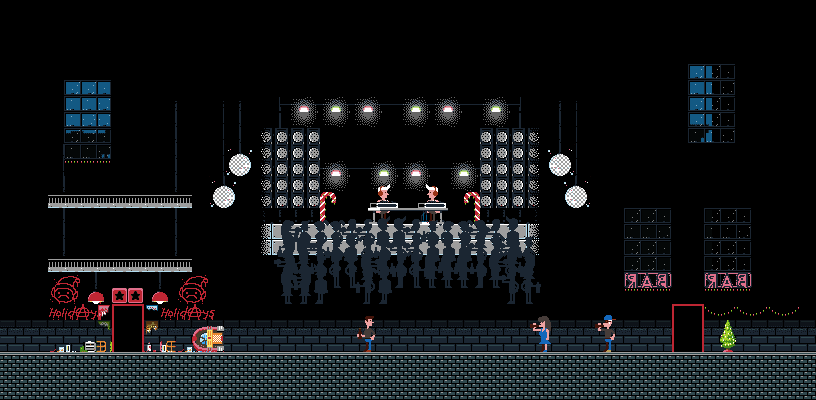

This game map was drawn from its Tiled (.tmx) file and the tilesets committed beside it. A one-line description and the trimmed map source follow:
An orthogonal 51x25 tile map with 16x16 px tiles, 8 tile layers (snow, background, backdecor, shade, ...), 7 tilesets, 1 image layer and 22 objects (5x shot, 4x DialogEntity, 4x platform, mainPlayer, WalkEntity, ...).

<map version="1.0" orientation="orthogonal" renderorder="right-down" width="51" height="25" tilewidth="16" tileheight="16">
 <tileset firstgid="1" name="level" tilewidth="16" tileheight="16">
  <image source="../img/level.png" width="512" height="512" />
  <tile id="782">
   <animation>
    <frame tileid="750" duration="400" />
    <frame tileid="782" duration="100" />
    <frame tileid="750" duration="800" />
   </animation>
  </tile>
  <tile id="783">
   <animation>
    <frame tileid="751" duration="400" />
    <frame tileid="783" duration="100" />
    <frame tileid="751" duration="800" />
   </animation>
  </tile>
  <tile id="784">
   <animation>
    <frame tileid="752" duration="400" />
    <frame tileid="784" duration="100" />
    <frame tileid="752" duration="800" />
   </animation>
  </tile>
 </tileset>
 <tileset firstgid="1025" name="items" tilewidth="16" tileheight="16">
  <image source="../img/items.png" width="512" height="512" />
 </tileset>
 <tileset firstgid="2049" name="alley" tilewidth="16" tileheight="16">
  <image source="../img/alley.png" width="256" height="256" />
  <tile id="17">
   <animation>
    <frame tileid="17" duration="100" />
    <frame tileid="18" duration="100" />
   </animation>
  </tile>
  <tile id="92">
   <animation>
    <frame tileid="76" duration="100" />
    <frame tileid="92" duration="100" />
    <frame tileid="76" duration="100" />
    <frame tileid="76" duration="100" />
    <frame tileid="76" duration="100" />
    <frame tileid="92" duration="100" />
   </animation>
  </tile>
  <tile id="103">
   <animation>
    <frame tileid="101" duration="100" />
    <frame tileid="103" duration="100" />
   </animation>
  </tile>
  <tile id="104">
   <animation>
    <frame tileid="104" duration="100" />
    <frame tileid="102" duration="100" />
   </animation>
  </tile>
 </tileset>
 <tileset firstgid="2305" name="office" tilewidth="16" tileheight="16">
  <image source="../img/office.png" width="256" height="352" />
 </tileset>
 <tileset firstgid="2657" name="bar" tilewidth="16" tileheight="16">
  <image source="../img/bar.png" width="256" height="289" />
  <tile id="145">
   <animation>
    <frame tileid="145" duration="200" />
    <frame tileid="148" duration="451" />
   </animation>
  </tile>
  <tile id="146">
   <animation>
    <frame tileid="146" duration="100" />
    <frame tileid="149" duration="800" />
   </animation>
  </tile>
  <tile id="160">
   <animation>
    <frame tileid="160" duration="333" />
    <frame tileid="162" duration="333" />
    <frame tileid="164" duration="333" />
   </animation>
  </tile>
  <tile id="161">
   <animation>
    <frame tileid="161" duration="333" />
    <frame tileid="163" duration="333" />
    <frame tileid="165" duration="333" />
   </animation>
  </tile>
  <tile id="176">
   <animation>
    <frame tileid="176" duration="333" />
    <frame tileid="178" duration="333" />
    <frame tileid="180" duration="333" />
   </animation>
  </tile>
  <tile id="177">
   <animation>
    <frame tileid="177" duration="333" />
    <frame tileid="179" duration="333" />
    <frame tileid="181" duration="333" />
   </animation>
  </tile>
 </tileset>
 <tileset firstgid="2945" source="snow.tsx" />
 <tileset firstgid="2977" name="people" tilewidth="32" tileheight="48">
  <image source="../img/people.png" width="256" height="577" />
  <tile id="15">
   <animation>
    <frame tileid="12" duration="2000" />
    <frame tileid="14" duration="400" />
   </animation>
  </tile>
  <tile id="23">
   <animation>
    <frame tileid="21" duration="250" />
    <frame tileid="22" duration="250" />
    <frame tileid="21" duration="250" />
    <frame tileid="22" duration="250" />
    <frame tileid="21" duration="250" />
    <frame tileid="22" duration="250" />
    <frame tileid="21" duration="250" />
    <frame tileid="22" duration="250" />
    <frame tileid="23" duration="1200" />
   </animation>
  </tile>
  <tile id="31">
   <animation>
    <frame tileid="31" duration="400" />
    <frame tileid="29" duration="1200" />
   </animation>
  </tile>
  <tile id="39">
   <animation>
    <frame tileid="39" duration="250" />
    <frame tileid="38" duration="250" />
   </animation>
  </tile>
  <tile id="43">
   <animation>
    <frame tileid="40" duration="200" />
    <frame tileid="41" duration="200" />
    <frame tileid="40" duration="200" />
    <frame tileid="41" duration="200" />
    <frame tileid="40" duration="200" />
    <frame tileid="41" duration="200" />
    <frame tileid="42" duration="300" />
    <frame tileid="43" duration="300" />
    <frame tileid="42" duration="300" />
    <frame tileid="43" duration="300" />
    <frame tileid="42" duration="300" />
    <frame tileid="43" duration="300" />
   </animation>
  </tile>
  <tile id="55">
   <animation>
    <frame tileid="52" duration="200" />
    <frame tileid="53" duration="220" />
   </animation>
  </tile>
  <tile id="63">
   <animation>
    <frame tileid="60" duration="200" />
    <frame tileid="61" duration="200" />
    <frame tileid="60" duration="200" />
    <frame tileid="61" duration="200" />
    <frame tileid="60" duration="200" />
    <frame tileid="61" duration="200" />
    <frame tileid="62" duration="250" />
    <frame tileid="63" duration="250" />
    <frame tileid="62" duration="250" />
    <frame tileid="63" duration="250" />
   </animation>
  </tile>
  <tile id="71">
   <animation>
    <frame tileid="69" duration="333" />
    <frame tileid="70" duration="333" />
   </animation>
  </tile>
  <tile id="77">
   <animation>
    <frame tileid="76" duration="250" />
    <frame tileid="77" duration="350" />
   </animation>
  </tile>
  <tile id="83">
   <animation>
    <frame tileid="80" duration="150" />
    <frame tileid="81" duration="150" />
   </animation>
  </tile>
  <tile id="87">
   <animation>
    <frame tileid="87" duration="600" />
    <frame tileid="85" duration="600" />
   </animation>
  </tile>
 </tileset>
 <imagelayer name="parallax" x="33" y="1">
  <image source="../img/background.png" />
  <properties>
   <property name="ratio" value=".5" />
  </properties>
 </imagelayer>
 <layer name="snow" width="51" height="25" opacity="0.48">
  <data>[1275 cells, 60 non-empty, 4 distinct tile ids]</data>
 </layer>
 <layer name="background" width="51" height="25">
  <data>[1275 cells, 1275 non-empty, 7 distinct tile ids]</data>
 </layer>
 <layer name="backdecor" width="51" height="25">
  <data>[1275 cells, 209 non-empty, 34 distinct tile ids]</data>
 </layer>
 <layer name="shade" width="51" height="25" opacity="0.5">
  <data>[1275 cells, 47 non-empty, 1 distinct tile ids]</data>
 </layer>
 <layer name="backfront" width="51" height="25">
  <data>[1275 cells, 64 non-empty, 25 distinct tile ids]</data>
 </layer>
 <layer name="people" width="51" height="25">
  <data>[1275 cells, 59 non-empty, 16 distinct tile ids]</data>
 </layer>
 <objectgroup name="player">
  <object name="mainPlayer" x="432.333" y="291.333" width="22.6667" height="41">
   <properties>
    <property name="health" value="100" />
    <property name="spriteheight" value="36" />
    <property name="spritewidth" value="36" />
   </properties>
  </object>
  <object name="WalkEntity" x="32" y="336" width="48" height="16">
   <properties>
    <property name="image" value="rat" />
    <property name="spriteheight" value="16" />
    <property name="spritewidth" value="16" />
   </properties>
  </object>
  </objectgroup>
 <layer name="light" width="51" height="25" opacity="0.4">
  <data>[1275 cells, 44 non-empty, 4 distinct tile ids]</data>
 </layer>
 <layer name="foreground" width="51" height="25">
  <data>[1275 cells, 48 non-empty, 12 distinct tile ids]</data>
 </layer>
 <objectgroup name="collision">
  <!-- 7 objects omitted --></objectgroup>
 <objectgroup name="coins">
  <!-- 7 objects omitted --></objectgroup>
</map>
<!-- 20 of 22 objects omitted -->
